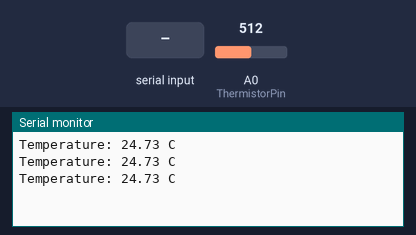
The sketch below on a simulated Arduino Uno, built with avr-gcc and run on an emulated ATmega328P. Shown: the last lines printed to the serial monitor. The inputs (shaded band) are chosen by the test bench; at power-on: A0 (ThermistorPin) = 512.

Above: at 1.2 s.
1.3 s: A0 (ThermistorPin) set to 716
At 1.9 s:
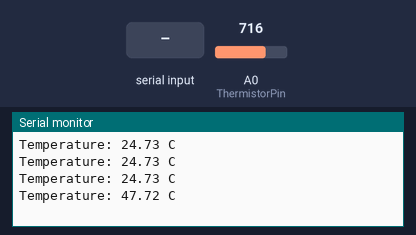
2.8 s: "30,150,10," received over Serial
At 4.2 s:
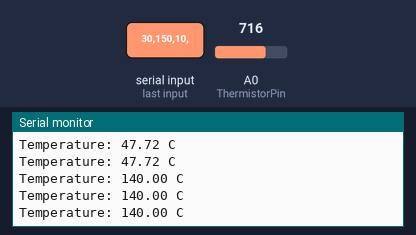
4.3 s: "30,150," received over Serial
At 5.7 s:
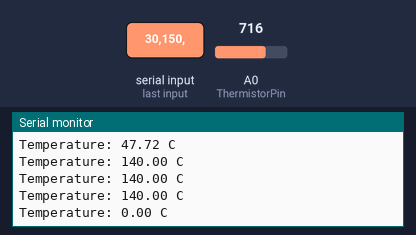
5.8 s: A0 (ThermistorPin) set to 511
At 6.4 s:
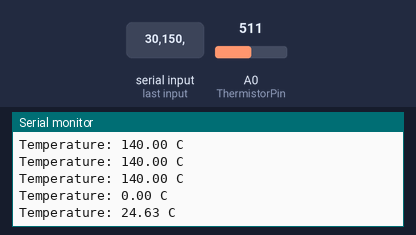
Timing chart, 0 to 8.3 s (numbered marks = the images above; inputs shaded):
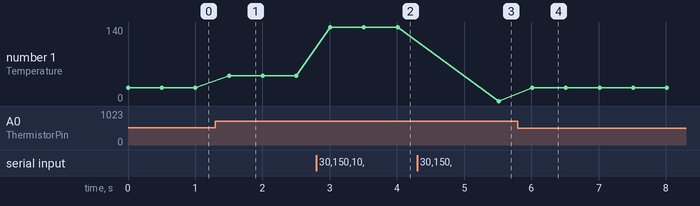

The sketch:

Hard_Task_3.ino
```cpp
/*
 * Giacomo and Silja
 * Lab 5
 */

int ThermistorPin = 0;
int Vo;
float tolerance;
float R1 = 10000;
float logR2, R2, T, Tc, Tf;
float c1 = 1.009249522e-03, c2 = 2.378405444e-04, c3 = 2.019202697e-07;
String x, y, z;
void setup() {
    Serial.begin(115200);
}

void loop() {
  if (Serial.available()>0){
     x = Serial.readStringUntil(',');
     y = Serial.readStringUntil(',');
     z = Serial.readStringUntil(',');
       tolerance = 1 / z.toFloat();
  }
  Vo = analogRead(ThermistorPin);
  R2 = R1 * (1023.0 / (float)Vo - 1.0);
  T = (1.0 / (c1 + c2 * log(R2) + c3 * log(R2) * log(R2) * log(R2)));
  Tc = T - 273.15;
  if (Tc <= y.toFloat() && Tc >= x.toFloat()){
    Tc = int((((Tc) * tolerance) + z.toFloat())) / tolerance;
    Serial.print("Temperature: ");
    Serial.print(Tc);
    Serial.println(" C");
  } else {
    Serial.print("Temperature: ");
    Serial.print(Tc);
    Serial.println(" C");
  }
  delay(500);
}
```

Measured:
- after the input at 1.3 s, the serial monitor: prints a new line after 0.20 s (image 1)
- after the input at 2.8 s, the serial monitor: prints a new line after 0.21 s (image 2)
- after the input at 4.3 s, the serial monitor: prints a new line after 1.2 s (image 3)
- after the input at 5.8 s, the serial monitor: prints a new line after 0.21 s (image 4)
- plotted number 1: 24.73 → 47.72 after the input at 1.3 s, 47.72 → 140 after the input at 2.8 s, 140 → 0 after the input at 4.3 s, 0 → 24.63 after the input at 5.8 s
